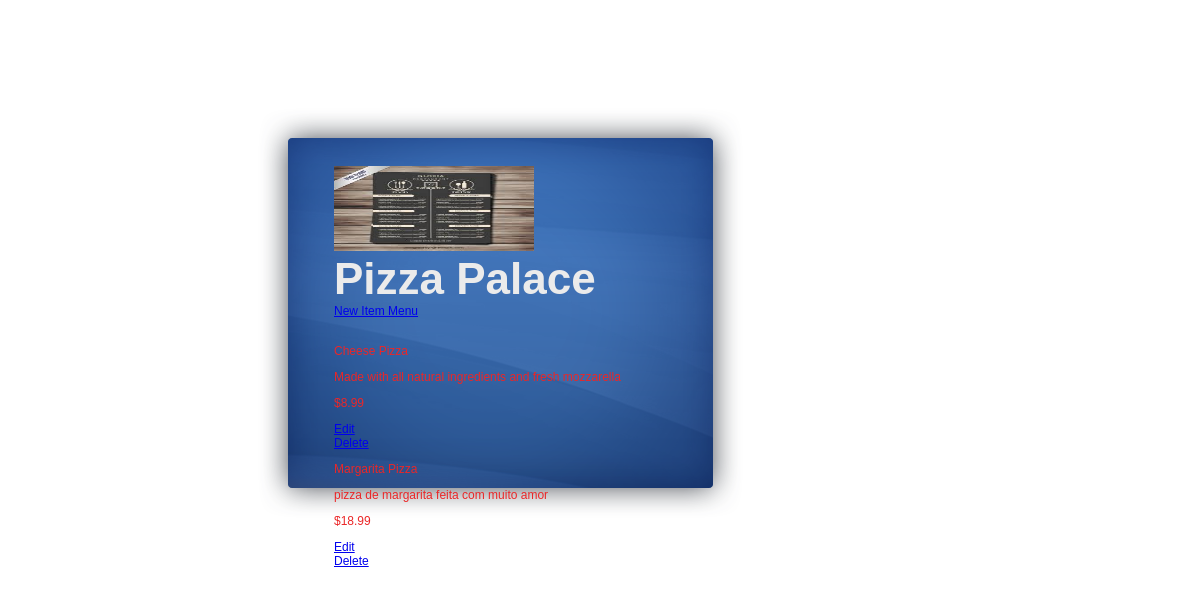
/restaurants/1/, run on an earlier commit of the app's database.
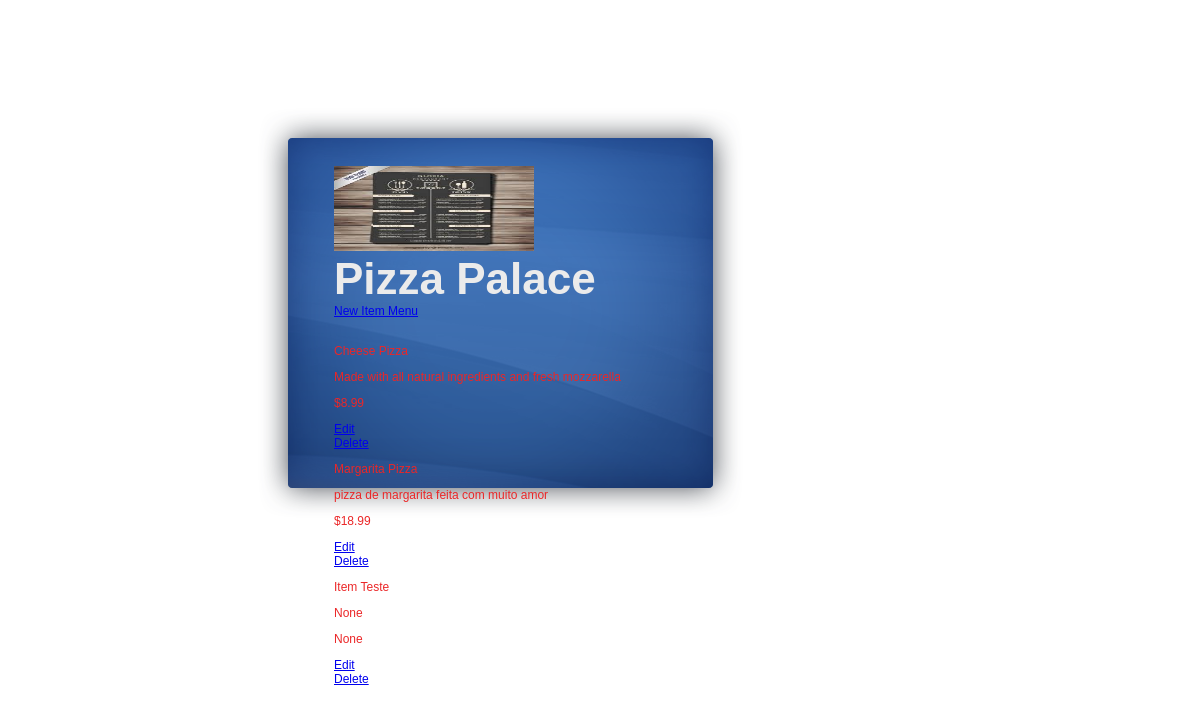
And on a later commit of the database.
### database_setup.py (models this page shows)
class Restaurant(Base):
    __tablename__ = 'restaurant'
    id = Column(Integer, primary_key=True)
    name = Column(String(80), nullable=False)

class MenuItem(Base):
    __tablename__ = 'menu_item'
    id = Column(Integer, primary_key=True)
    name = Column(String(80), nullable=False)
    description = Column(String(250))
    price = Column(String(8))
    course = Column(String(250))
    restaurant_id = Column(Integer, ForeignKey('restaurant.id'))
    restaurant = relationship(Restaurant)

### project.py (the view)
@app.route("/restaurants/<int:restaurant_id>/")
def restaurantMenu(restaurant_id):
    restaurant = session.query(Restaurant).filter_by(id=restaurant_id).one()
    items = session.query(MenuItem).filter_by(restaurant_id=restaurant.id)
    return render_template("menu.html", restaurant=restaurant, items=items)

### templates/menu.html (shortened to what this page needs)
<!DOCTYPE html>
<html lang="en">
<head>
    <link rel="stylesheet" type="text/css" href="../resources/css/login-box.css">
</head>
<body>
<div style="padding: 100px 0 0 250px;">
    <div id="login-box">
        <img src="{{ url_for('static', filename = 'menu.jpeg') }}" width="200" height="85">
        <h2>{{restaurant.name}}</h2>
        <a href="{{url_for('newMenuItem', restaurant_id = restaurant.id) }}">New Item Menu</a>
        <br><br>
        {% for i in items %}
        <div>
            <p>{{i.name}}</p>
            <p>{{i.description}}</p>
            <p> {{i.price}} </p>
            <a href="{{url_for('editMenuItem', restaurant_id = restaurant.id, menu_id = i.id) }}">Edit</a>
            <a href="{{url_for('deleteMenuItem', restaurant_id = restaurant.id, menu_id = i.id ) }}">Delete</a>
        </div>
        {% endfor %}
    </div>
</div>
</body>
</html>

### resources/css/login-box.css (style rules this page uses)
#login-box { width: 333px; height: 352px; padding: 58px 76px 0 76px; color: #eb2728; font: 12px Arial, Helvetica, sans-serif; background: url(../images/login-box-backg.png) no-repeat left top; }
#login-box img { border: none; }
#login-box h2 { padding: 0; margin: 0; color: #ebebeb; font: bold 44px "Calibri", Arial; }

What changed in the data, as far as the page shows it:
added MenuItem: name "Item Teste", description "None", price "None"
